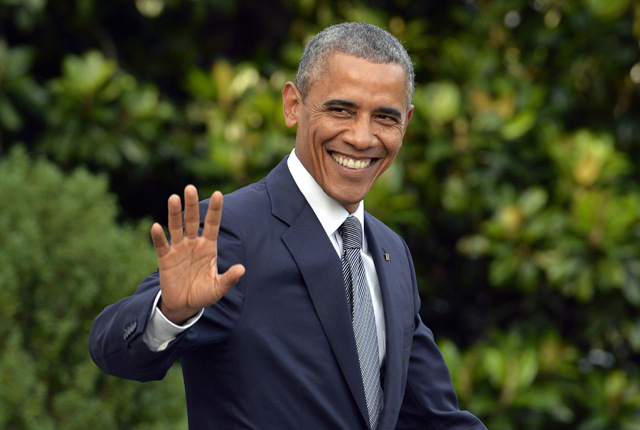
#> input picture BackupImages/User0.jpg, 640 x 430 px, given in place of the camera
$ python FeatureFinder.py
#> lines starting #> are read from the running program, lines starting #| are printed output that depends on the picture; after the words box and inside, x2 and y2 are one past the last pixel; in counts of white or black regions, pixels touching at a corner belong together
import numpy as np
import cv2
from matplotlib import pyplot as plt


#Find face in sample image
face_cascade = cv2.CascadeClassifier('./haarcascades/haarcascade_frontalface_default.xml')
eye_cascade = cv2.CascadeClassifier('./haarcascades/haarcascade_eye.xml')

def main():
    number = 0
    validUsers = ["./User0.jpg","./User1.jpg","./User2.jpg", "./User3.jpg", "./User4.jpg", "./User5.jpg", "./User6.jpg"]
    similarities = []
    camera = cv2.VideoCapture(0)
    orb = cv2.ORB_create()

    while(True):
        ret, cam = camera.read()
#> cam is the input picture: shape (430, 640, 3); mean B, G, R 42.8, 66.7, 63.3
        gray = cv2.cvtColor(cam, cv2.COLOR_BGR2GRAY)
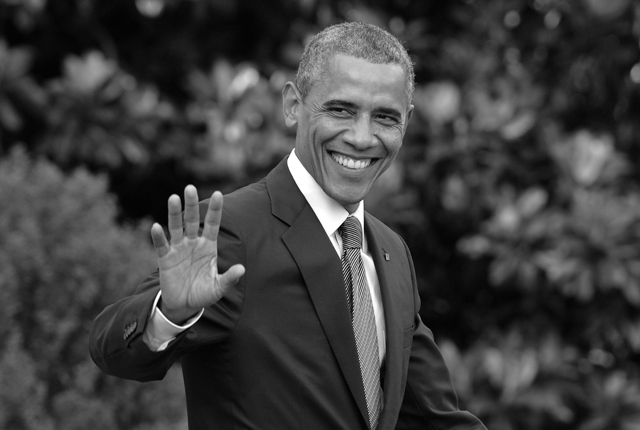
#> gray: shape (430, 640); min 1, max 255, mean 63
        faces = face_cascade.detectMultiScale(gray, 1.3, 5)
#> faces = [[296, 62, 136, 136]]
        for (x, y, w, h) in faces:
            cv2.rectangle(cam, (x, y), (x+w, y+h), (255, 0, 0), 2)
#> this loop made 1 pass
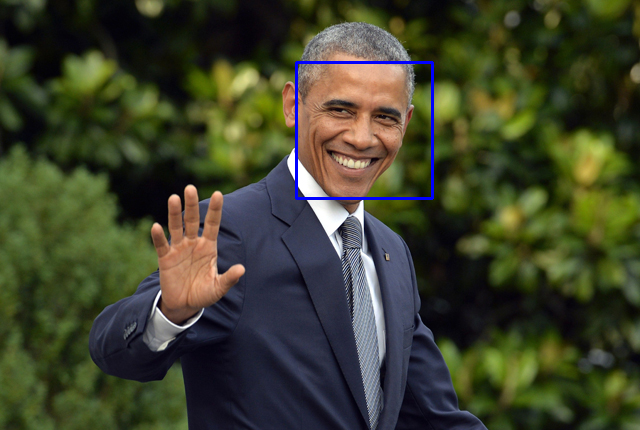
#> cam: shape (430, 640, 3); 0.59% of pixels changed, all inside (x1, y1, x2, y2) = (295, 61, 434, 200)

        if cv2.waitKey(1) & 0xFF == ord('o'):
#> (key q is pressed here)
            cv2.imwrite("CameraInput.jpg", cam)
            print ("User Image Created!")

        cv2.imshow("Feed", cam)
        if cv2.waitKey(1) & 0xFF == ord('p'):
#> (key q is pressed here)
            for s in validUsers:
                user = cv2.imread(s)
                user = cropFace(user)
                kp2, des2 = orb.detectAndCompute(user,None)
                bf = cv2.BFMatcher(cv2.NORM_HAMMING2, crossCheck = True)
                cam = cv2.imread("./CameraInput.jpg")
                cam = cropFace(cam)
                kp1, des1 = orb.detectAndCompute(cam,None)
                matches = bf.match(des1, des2)
                matches = sorted(matches, key = lambda x:x.distance)
                result = cv2.drawMatches(cam,kp1,user,kp2,matches, cam, flags = 2)
                print(len(matches))
                similarities.append(len(matches))
                plt.imshow(result), plt.show()
            print (userFound(similarities))
            similarities = 0
        elif cv2.waitKey(1) & 0xFF == ord('q'):
#> (key q is pressed here)
            break
        elif cv2.waitKey(1) & 0xFF == ord('t'):
            cv2.imwrite("User%d.jpg"%(number),cam)
            number+=1
            print ("Scan Image Created!")
    cv2.destroyAllWindows()


def cropFace(image):
    #gray = cv2.cvtColor(image, cv2.COLOR_BGR2GRAY)
    faces = face_cascade.detectMultiScale(image, 1.3, 5)
    for (x, y, w, h) in faces:
        cv2.rectangle(image, (x, y), (x+w, y+h), (255, 0, 0), 2)
        #roi_gray = gray[y:y+h, x:x+w]
        roi_color = image[y:y+h, x:x+w]
        eyes = eye_cascade.detectMultiScale(roi_color)
        #for(ex, ey, ew, eh) in eyes:
        #   cv2.rectangle(roi_color, (ex, ey), (ex+ew, ey+eh), (0, 255, 0), 2)
        corners = [int(y+h*0.1),int(y+h*0.9),int(x+h*0.2),int(x+h*0.8)]
        image = image[corners[0]:corners[1], corners[2]:corners[3]]
        return image

def userFound(arr):
    for i in arr:
        if(i > 80):
             return "Welcome Back User!"
    return "User not found!"


main()

$ run again, on BackupImages/User1.jpg
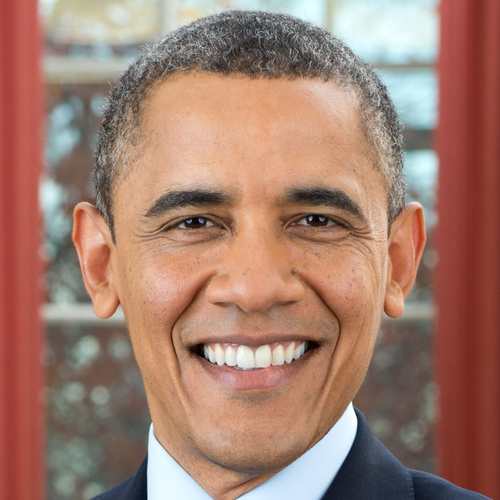
#> input picture BackupImages/User1.jpg, 500 x 500 px, given in place of the camera
#> in main, cam is the input picture: shape (500, 500, 3); mean B, G, R 110.5, 125.1, 162.6
#> in main, `gray = cv2.cvtColor(cam, cv2.COLOR_BGR2GRAY)`:
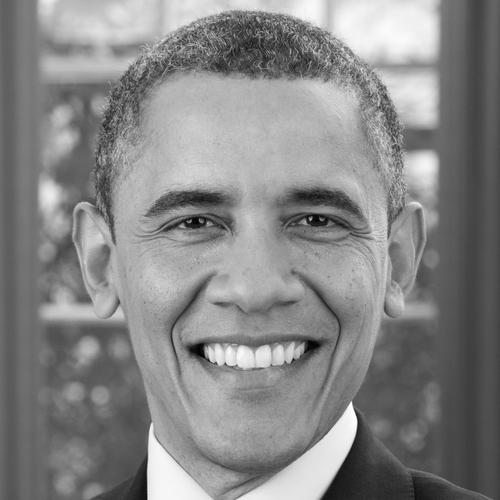
#> gray: shape (500, 500); min 0, max 255, mean 134.7
#> faces = [[80, 83, 347, 347]]
#> the loop in main, `for (x, y, w, h) in faces:` made 1 pass
#> after the loop in main, `for (x, y, w, h) in faces:`:
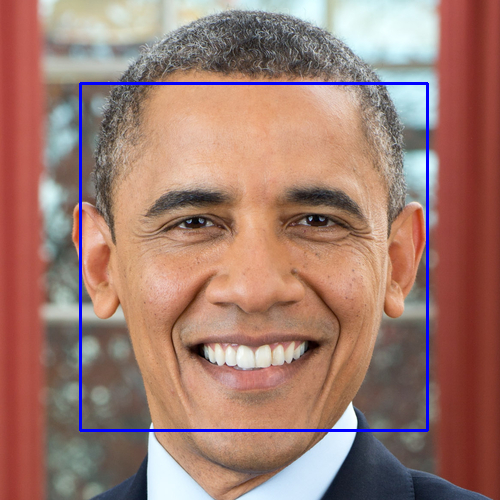
#> cam: shape (500, 500, 3); 1.66% of pixels changed, all inside (x1, y1, x2, y2) = (79, 82, 429, 432)

$ run again, on BackupImages/User2.jpg
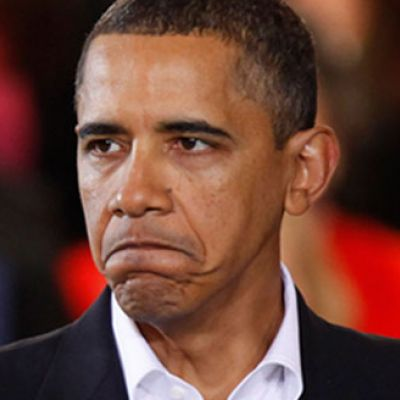
#> input picture BackupImages/User2.jpg, 400 x 400 px, given in place of the camera
#> in main, cam is the input picture: shape (400, 400, 3); mean B, G, R 55.2, 67.1, 108.4
#> in main, `gray = cv2.cvtColor(cam, cv2.COLOR_BGR2GRAY)`:
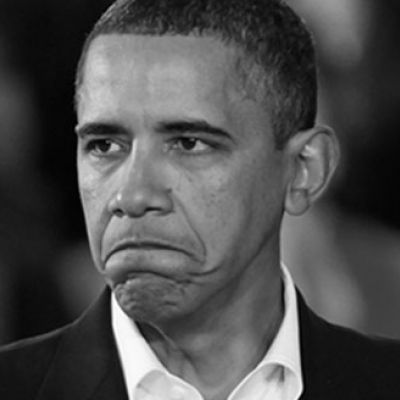
#> gray: shape (400, 400); min 0, max 254, mean 78.1
#> faces = [[32, 54, 229, 229]]
#> the loop in main, `for (x, y, w, h) in faces:` made 1 pass
#> after the loop in main, `for (x, y, w, h) in faces:`:
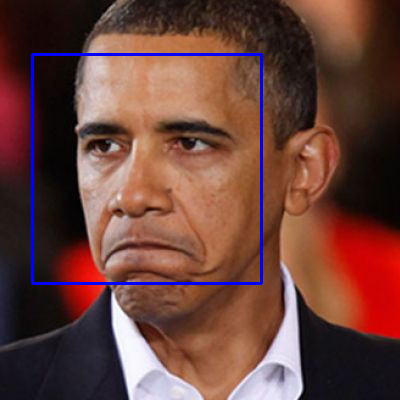
#> cam: shape (400, 400, 3); 1.72% of pixels changed, all inside (x1, y1, x2, y2) = (31, 53, 263, 285)

$ run again, on BackupImages/User3.jpg
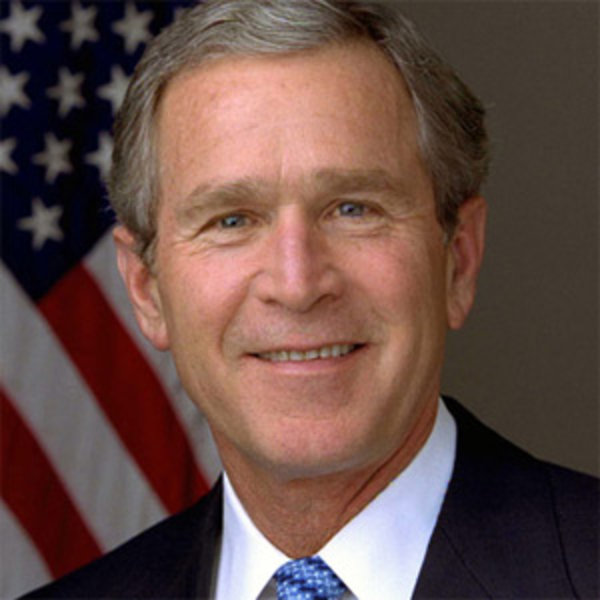
#> input picture BackupImages/User3.jpg, 600 x 600 px, given in place of the camera
#> in main, cam is the input picture: shape (600, 600, 3); mean B, G, R 70.8, 76.8, 102.4
#> in main, `gray = cv2.cvtColor(cam, cv2.COLOR_BGR2GRAY)`:
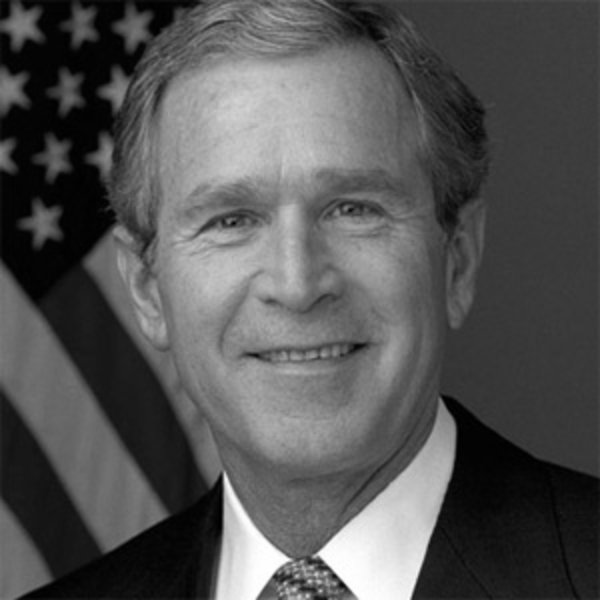
#> gray: shape (600, 600); min 0, max 255, mean 83.8
#> faces = [[106, 74, 360, 360]]
#> the loop in main, `for (x, y, w, h) in faces:` made 1 pass
#> after the loop in main, `for (x, y, w, h) in faces:`:
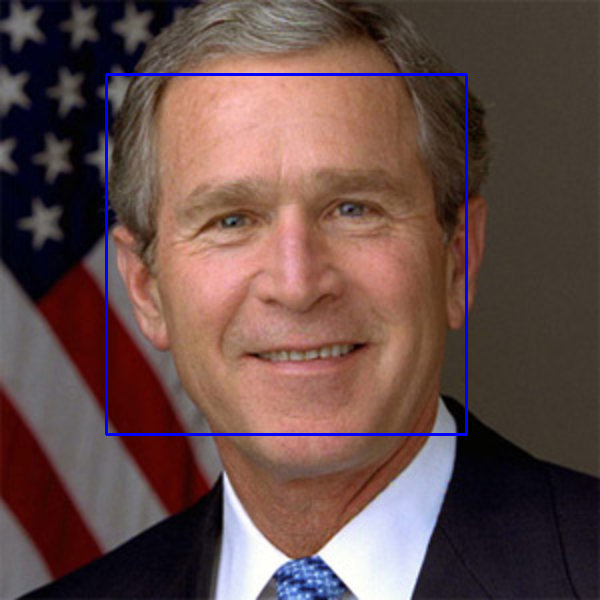
#> cam: shape (600, 600, 3); 1.2% of pixels changed, all inside (x1, y1, x2, y2) = (105, 73, 468, 436)
